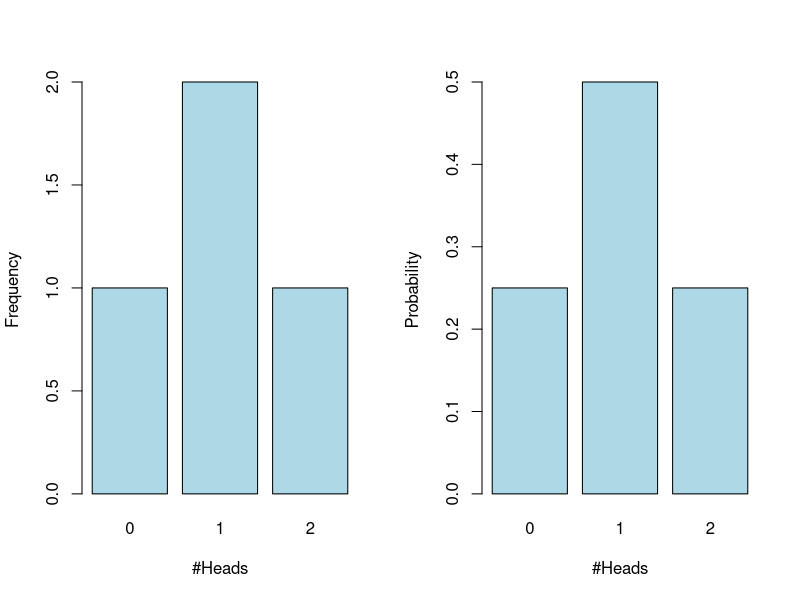
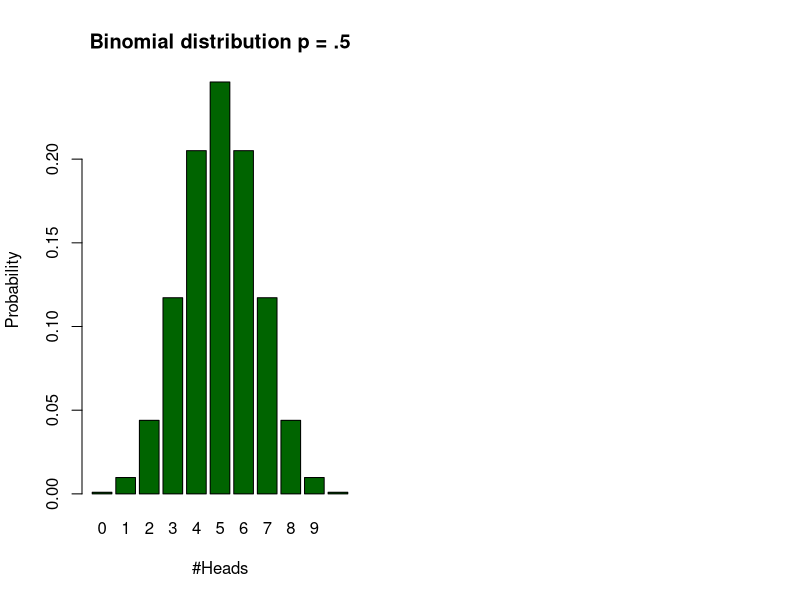

Source code (R) for these figures, in order:
## ---- chunk 1
coin = c(0,1)
## ---- chunk 2
all.options <- expand.grid(coin, coin)
names(all.options) = gsub("Var", "Toss", names(all.options))
all.options
## ---- chunk 3
frequency = apply(all.options, 1, sum)
cbind(all.options, frequency)
## ---- chunk 4
probabilities <- all.options
probabilities[] = .5
probabilities
## ---- chunk 5
probability = apply(probabilities, 1, prod)
cbind(probabilities, probability)
## ---- chunk 6
cbind(all.options, frequency, probability)
## ---- chunk 7
layout(matrix(1:2, 1, 2))
barplot(table(frequency), ylab = "Frequency", xlab = "#Heads", col = 'lightblue')
barplot(table(frequency) * .25, ylab = "Probability", xlab = "#Heads", col = 'lightblue')
## ---- chunk 8
barplot(dbinom(0:10, 10, .5),
        main      = "Binomial distribution p = .5",
        ylab      = "Probability", 
        xlab      = "#Heads", 
        col       = 'darkgreen', 
        names.arg = 0:10)
